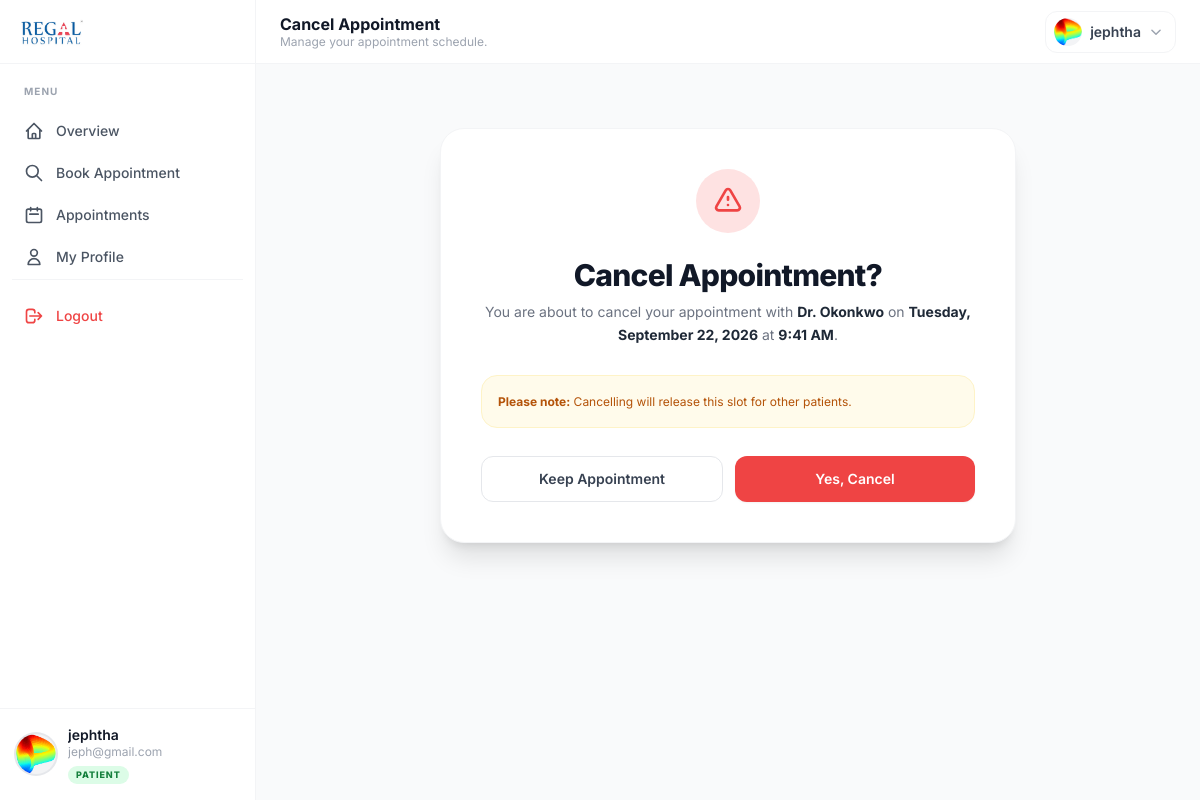
The page /patient/appointment/2/cancel/ (signed in) on the database its author committed.
### accounts/models.py (models this page shows, shortened)
class User(AbstractUser):
    is_patient = models.BooleanField(default=False)
    is_doctor = models.BooleanField(default=False)

### appointments/models.py (models this page shows, shortened)
class Appointment(models.Model):
    STATUS_CHOICES = (
        ('Pending', 'Pending'),
        ('Confirmed', 'Confirmed'),
        ('Completed', 'Completed'),
        ('Cancelled', 'Cancelled'),
        ('Rescheduled', 'Rescheduled'),
    )
    patient = models.ForeignKey(Patient, on_delete=models.CASCADE, related_name='appointments')
    doctor = models.ForeignKey(Doctor, on_delete=models.CASCADE, related_name='appointments')
    department = models.ForeignKey(Department, on_delete=models.SET_NULL, null=True, related_name='appointments')
    appointment_date = models.DateField()
    start_time = models.TimeField()
    end_time = models.TimeField()
    status = models.CharField(max_length=20, choices=STATUS_CHOICES, default='Pending')
    reason_for_visit = models.TextField(blank=True)
    reminder_1_sent = models.BooleanField(default=False)
    reminder_2_sent = models.BooleanField(default=False)
    created_at = models.DateTimeField(auto_now_add=True)
    updated_at = models.DateTimeField(auto_now=True)
    class Meta:
        ordering = ['-appointment_date', '-start_time']

### doctors/models.py (models this page shows, shortened)
class Doctor(models.Model):
    user = models.OneToOneField(settings.AUTH_USER_MODEL, on_delete=models.CASCADE, related_name='doctor_profile')
    department = models.ForeignKey(Department, on_delete=models.SET_NULL, null=True, related_name='doctors')
    specialization = models.CharField(max_length=200, blank=True)
    biography = models.TextField(blank=True)
    years_of_experience = models.PositiveIntegerField(default=0)
    consultation_fee = models.DecimalField(max_digits=10, decimal_places=2, default=0.00)
    consultation_duration = models.PositiveIntegerField(default=30, help_text="Duration in minutes")
    profile_photo = models.ImageField(upload_to='doctor_photos/', null=True, blank=True)
    is_active = models.BooleanField(default=True)

### patients/views.py (the view)
# urls.py: path('appointment/<int:appointment_id>/cancel/', views.cancel_appointment, name='cancel_appointment'),
@login_required
def cancel_appointment(request, appointment_id):
    appointment = get_object_or_404(Appointment, id=appointment_id, patient=request.user.patient_profile)
    if request.method == 'POST':
        appointment.status = 'Cancelled'
        appointment.save()
        messages.success(request, 'Appointment successfully cancelled.')
        return redirect('patient_dashboard')
    return render(request, 'patients/cancel_appointment.html', {
        'appointment': appointment,
        'user_profile_photo': _get_profile_photo(request.user),
    })

### templates/patients/cancel_appointment.html (shortened to what this page needs)
{% extends 'dashboard_base.html' %}
{% load static %}
{% block dashboard_title %}Cancel Appointment{% endblock %}
{% block dashboard_subtitle %}Manage your appointment schedule.{% endblock %}
{% block dashboard_content %}
<div class="max-w-xl mx-auto mt-10">
    <div class="bg-white rounded-3xl border border-gray-100 shadow-xl p-8 sm:p-10 text-center">
        <div class="w-16 h-16 bg-red-100 rounded-full flex items-center justify-center mx-auto mb-6">
            <svg class="w-8 h-8 text-red-500" fill="none" viewBox="0 0 24 24" stroke="currentColor" stroke-width="2">
                <path stroke-linecap="round" stroke-linejoin="round" d="M12 9v2m0 4h.01m-6.938 4h13.856c1.54 0 2.502-1.667 1.732-3L13.732 4c-.77-1.333-2.694-1.333-3.464 0L3.34 16c-.77 1.333.192 3 1.732 3z"/>
            </svg>
        </div>
        <h1 class="text-2xl sm:text-3xl font-extrabold text-gray-900 tracking-tight mb-2">Cancel Appointment?</h1>
        <p class="text-gray-500 text-sm mb-7 leading-relaxed">
            You are about to cancel your appointment with <strong class="text-gray-800">Dr. {{ appointment.doctor.user.last_name }}</strong>
            on <strong class="text-gray-800">{{ appointment.appointment_date|date:"l, F j, Y" }}</strong>
            at <strong class="text-gray-800">{{ appointment.start_time|time:"g:i A" }}</strong>.
        </p>
        <div class="bg-amber-50 border border-amber-100 rounded-2xl p-4 mb-7 text-left">
            <p class="text-amber-700 text-xs leading-relaxed">
                <strong>Please note:</strong> Cancelling will release this slot for other patients.
            </p>
        </div>
        <form method="post" class="flex flex-col sm:flex-row gap-3">
            <a href="{% url 'patient_dashboard' %}"
               class="flex-1 py-3 border border-gray-200 text-gray-700 font-semibold rounded-xl hover:bg-gray-50 transition-colors text-sm text-center">
                Keep Appointment
            </a>
            <button type="submit"
                class="flex-1 py-3 bg-red-500 text-white font-semibold rounded-xl hover:bg-red-600 transition-colors text-sm shadow-sm">
                Yes, Cancel
            </button>
        </form>
    </div>
</div>
{% endblock %}

### templates/dashboard_base.html (shortened to what this page needs)
{% load static %}
<!DOCTYPE html>
<html lang="en">
<head>
    <script src="https://cdn.tailwindcss.com"></script>
    <link rel="stylesheet" type="text/css" href="https://cdn.jsdelivr.net/npm/toastify-js/src/toastify.min.css">
</head>
<body class="bg-gray-50 antialiased">
<div class="flex h-screen overflow-hidden">
    <aside id="sidebar"
           class="fixed inset-y-0 left-0 z-40 w-64 bg-white border-r border-gray-100 flex flex-col
                  transform -translate-x-full lg:translate-x-0 lg:static lg:inset-auto
                  transition-transform duration-300 ease-in-out shadow-sm lg:shadow-none">
        <div class="h-16 flex items-center px-5 border-b border-gray-100 flex-shrink-0">
            <a href="{% url 'home' %}" class="flex items-center gap-2.5">
                <img src="{% static 'images/regal_logo.png' %}" alt="Regal Logo" class="h-16 w-auto drop-shadow-sm">
            </a>
        </div>
        <nav class="flex-1 px-3 py-5 space-y-0.5 overflow-y-auto">
            <p class="px-3 mb-3 text-[10px] font-bold text-gray-400 uppercase tracking-widest">Menu</p>
            {% if request.user.is_doctor %}
                {% url 'doctor_dashboard' as doctor_dashboard_url %}
                <a href="{{ doctor_dashboard_url }}" class="flex items-center gap-3 px-3 py-2.5 text-sm font-medium rounded-xl transition-all duration-200 {% if request.path == doctor_dashboard_url %}bg-brand-50 text-brand-700{% else %}text-gray-600 hover:bg-gray-50 hover:text-gray-900{% endif %}">
                    <svg class="w-5 h-5 flex-shrink-0" fill="none" viewBox="0 0 24 24" stroke="currentColor" stroke-width="2"><path stroke-linecap="round" stroke-linejoin="round" d="M3 12l2-2m0 0l7-7 7 7M5 10v10a1 1 0 001 1h3m10-11l2 2m-2-2v10a1 1 0 01-1 1h-3m-6 0a1 1 0 001-1v-4a1 1 0 011-1h2a1 1 0 011 1v4a1 1 0 001 1m-6 0h6"/></svg>
                    Overview
                </a>
                {% url 'doctor_appointments' as doc_appts_url %}
                <a href="{{ doc_appts_url }}" class="flex items-center gap-3 px-3 py-2.5 text-sm font-medium rounded-xl transition-all duration-200 {% if request.path == doc_appts_url %}bg-brand-50 text-brand-700{% else %}text-gray-600 hover:bg-gray-50 hover:text-gray-900{% endif %}">
                    <svg class="w-5 h-5 flex-shrink-0" fill="none" viewBox="0 0 24 24" stroke="currentColor" stroke-width="2"><path stroke-linecap="round" stroke-linejoin="round" d="M8 7V3m8 4V3m-9 8h10M5 21h14a2 2 0 002-2V7a2 2 0 00-2-2H5a2 2 0 00-2 2v12a2 2 0 002 2z"/></svg>
                    Appointments
                </a>
                {% url 'doctor_availability' as doc_avail_url %}
                <a href="{{ doc_avail_url }}" class="flex items-center gap-3 px-3 py-2.5 text-sm font-medium rounded-xl transition-all duration-200 {% if request.path == doc_avail_url %}bg-brand-50 text-brand-700{% else %}text-gray-600 hover:bg-gray-50 hover:text-gray-900{% endif %}">
                    <svg class="w-5 h-5 flex-shrink-0" fill="none" viewBox="0 0 24 24" stroke="currentColor" stroke-width="2"><path stroke-linecap="round" stroke-linejoin="round" d="M12 8v4l3 3m6-3a9 9 0 11-18 0 9 9 0 0118 0z"/></svg>
                    Availability
                </a>
                {% url 'doctor_profile_view' as doc_profile_url %}
                <a href="{{ doc_profile_url }}" class="flex items-center gap-3 px-3 py-2.5 text-sm font-medium rounded-xl transition-all duration-200 {% if request.path == doc_profile_url %}bg-brand-50 text-brand-700{% else %}text-gray-600 hover:bg-gray-50 hover:text-gray-900{% endif %}">
                    <svg class="w-5 h-5 flex-shrink-0" fill="none" viewBox="0 0 24 24" stroke="currentColor" stroke-width="2"><path stroke-linecap="round" stroke-linejoin="round" d="M16 7a4 4 0 11-8 0 4 4 0 018 0zM12 14a7 7 0 00-7 7h14a7 7 0 00-7-7z"/></svg>
                    My Profile
                </a>
            {% elif request.user.is_patient %}
                {% url 'patient_dashboard' as patient_dashboard_url %}
                <a href="{{ patient_dashboard_url }}" class="flex items-center gap-3 px-3 py-2.5 text-sm font-medium rounded-xl transition-all duration-200 {% if request.path == patient_dashboard_url %}bg-brand-50 text-brand-700{% else %}text-gray-600 hover:bg-gray-50 hover:text-gray-900{% endif %}">
                    <svg class="w-5 h-5 flex-shrink-0" fill="none" viewBox="0 0 24 24" stroke="currentColor" stroke-width="2"><path stroke-linecap="round" stroke-linejoin="round" d="M3 12l2-2m0 0l7-7 7 7M5 10v10a1 1 0 001 1h3m10-11l2 2m-2-2v10a1 1 0 01-1 1h-3m-6 0a1 1 0 001-1v-4a1 1 0 011-1h2a1 1 0 011 1v4a1 1 0 001 1m-6 0h6"/></svg>
                    Overview
                </a>
                {% url 'doctor_list' as book_url %}
                <a href="{{ book_url }}" class="flex items-center gap-3 px-3 py-2.5 text-sm font-medium rounded-xl transition-all duration-200 {% if request.path == book_url %}bg-brand-50 text-brand-700{% else %}text-gray-600 hover:bg-gray-50 hover:text-gray-900{% endif %}">
                    <svg class="w-5 h-5 flex-shrink-0" fill="none" viewBox="0 0 24 24" stroke="currentColor" stroke-width="2"><path stroke-linecap="round" stroke-linejoin="round" d="M21 21l-6-6m2-5a7 7 0 11-14 0 7 7 0 0114 0z"/></svg>
                    Book Appointment
                </a>
                {% url 'patient_appointments' as pat_appts_url %}
                <a href="{{ pat_appts_url }}" class="flex items-center gap-3 px-3 py-2.5 text-sm font-medium rounded-xl transition-all duration-200 {% if request.path == pat_appts_url %}bg-brand-50 text-brand-700{% else %}text-gray-600 hover:bg-gray-50 hover:text-gray-900{% endif %}">
                    <svg class="w-5 h-5 flex-shrink-0" fill="none" viewBox="0 0 24 24" stroke="currentColor" stroke-width="2"><path stroke-linecap="round" stroke-linejoin="round" d="M8 7V3m8 4V3m-9 8h10M5 21h14a2 2 0 002-2V7a2 2 0 00-2-2H5a2 2 0 00-2 2v12a2 2 0 002 2z"/></svg>
                    Appointments
                </a>
                {% url 'patient_profile' as pat_profile_url %}
                <a href="{{ pat_profile_url }}" class="flex items-center gap-3 px-3 py-2.5 text-sm font-medium rounded-xl transition-all duration-200 {% if request.path == pat_profile_url %}bg-brand-50 text-brand-700{% else %}text-gray-600 hover:bg-gray-50 hover:text-gray-900{% endif %}">
                    <svg class="w-5 h-5 flex-shrink-0" fill="none" viewBox="0 0 24 24" stroke="currentColor" stroke-width="2"><path stroke-linecap="round" stroke-linejoin="round" d="M16 7a4 4 0 11-8 0 4 4 0 018 0zM12 14a7 7 0 00-7 7h14a7 7 0 00-7-7z"/></svg>
                    My Profile
                </a>
            {% endif %}
                <div class="mt-8 border-t border-gray-100 pt-4">
                    <form method="post" action="{% url 'logout' %}">
                        <button type="submit" class="w-full flex items-center gap-3 px-3 py-2.5 text-sm font-medium rounded-xl transition-colors text-red-500 hover:bg-red-50">
                            <svg class="w-5 h-5 flex-shrink-0" fill="none" viewBox="0 0 24 24" stroke="currentColor" stroke-width="2"><path stroke-linecap="round" stroke-linejoin="round" d="M17 16l4-4m0 0l-4-4m4 4H7m6 4v1a3 3 0 01-3 3H6a3 3 0 01-3-3V7a3 3 0 013-3h4a3 3 0 013 3v1"/></svg>
                            Logout
                        </button>
                    </form>
                </div>
        </nav>
        <div class="border-t border-gray-100 p-4 flex-shrink-0">
            <div class="flex items-center gap-3">
                <div class="w-10 h-10 rounded-full overflow-hidden flex-shrink-0 bg-gray-100 flex items-center justify-center ring-2 ring-gray-200">
                    {% if user_profile_photo %}
                        <img src="{{ user_profile_photo }}" alt="Profile" class="w-full h-full object-cover">
                    {% else %}
                        <svg class="w-6 h-6 text-gray-400" viewBox="0 0 24 24" fill="currentColor">
                            <path d="M12 12c2.7 0 4.8-2.1 4.8-4.8S14.7 2.4 12 2.4 7.2 4.5 7.2 7.2 9.3 12 12 12zm0 2.4c-3.2 0-9.6 1.6-9.6 4.8v2.4h19.2v-2.4c0-3.2-6.4-4.8-9.6-4.8z"/>
                        </svg>
                    {% endif %}
                </div>
                <div class="min-w-0 flex-1">
                    <p class="font-semibold text-gray-900 text-sm truncate leading-snug">{{ request.user.get_full_name|default:request.user.username }}</p>
                    <p class="text-xs text-gray-400 truncate">{{ request.user.email }}</p>
                    {% if request.user.is_doctor %}
                        <span class="inline-block mt-1 text-[9px] font-extrabold uppercase tracking-widest bg-brand-100 text-brand-700 px-2 py-0.5 rounded-full">Doctor</span>
                    {% elif request.user.is_patient %}
                        <span class="inline-block mt-1 text-[9px] font-extrabold uppercase tracking-widest bg-green-100 text-green-700 px-2 py-0.5 rounded-full">Patient</span>
                    {% endif %}
                </div>
            </div>
        </div>
    </aside>
    <div class="flex-1 flex flex-col min-w-0 overflow-hidden">
        <header class="h-16 bg-white border-b border-gray-100 px-4 sm:px-6 flex items-center gap-3 flex-shrink-0 z-20">
            <div class="flex-1 min-w-0">
                <p class="text-base font-bold text-gray-900 truncate leading-tight">{% block dashboard_title %}Dashboard{% endblock %}</p>
                <p class="text-xs text-gray-400 hidden sm:block truncate">{% block dashboard_subtitle %}{% endblock %}</p>
            </div>
            <div class="flex items-center gap-2 flex-shrink-0">
                <div class="relative" id="profile-dd-wrap">
                    <button onclick="toggleDD()"
                            class="flex items-center gap-2 pl-2 pr-3 py-1.5 rounded-xl hover:bg-gray-50 border border-gray-100 transition-colors">
                        <div class="w-7 h-7 rounded-full overflow-hidden flex-shrink-0 bg-gray-100 flex items-center justify-center">
                            {% if user_profile_photo %}
                                <img src="{{ user_profile_photo }}" alt="Me" class="w-full h-full object-cover">
                            {% else %}
                                <svg class="w-4 h-4 text-gray-400" viewBox="0 0 24 24" fill="currentColor">
                                    <path d="M12 12c2.7 0 4.8-2.1 4.8-4.8S14.7 2.4 12 2.4 7.2 4.5 7.2 7.2 9.3 12 12 12zm0 2.4c-3.2 0-9.6 1.6-9.6 4.8v2.4h19.2v-2.4c0-3.2-6.4-4.8-9.6-4.8z"/>
                                </svg>
                            {% endif %}
                        </div>
                        <span class="hidden sm:block text-sm font-semibold text-gray-700 max-w-[110px] truncate">
                            {{ request.user.get_full_name|default:request.user.username }}
                        </span>
                        <svg class="w-3.5 h-3.5 text-gray-400 flex-shrink-0" fill="none" viewBox="0 0 24 24" stroke="currentColor" stroke-width="2.5">
                            <path stroke-linecap="round" stroke-linejoin="round" d="M19 9l-7 7-7-7"/>
                        </svg>
                    </button>
                </div>
            </div>
        </header>
        <div class="flex-1 overflow-y-auto px-4 sm:px-6 py-6">
            {% block dashboard_content %}{% endblock %}
        </div>
    </div>
</div>
<link rel="stylesheet" href="https://cdn.jsdelivr.net/npm/toastify-js/src/toastify.min.css">
</body>
</html>

### rows shown on the page
User: user.get_full_name "jephtha", user.email "jeph@gmail.com"
Appointment: doctor.user.last_name "Okonkwo", appointment_date "Tuesday, September 22, 2026", start_time "9:41 AM"
